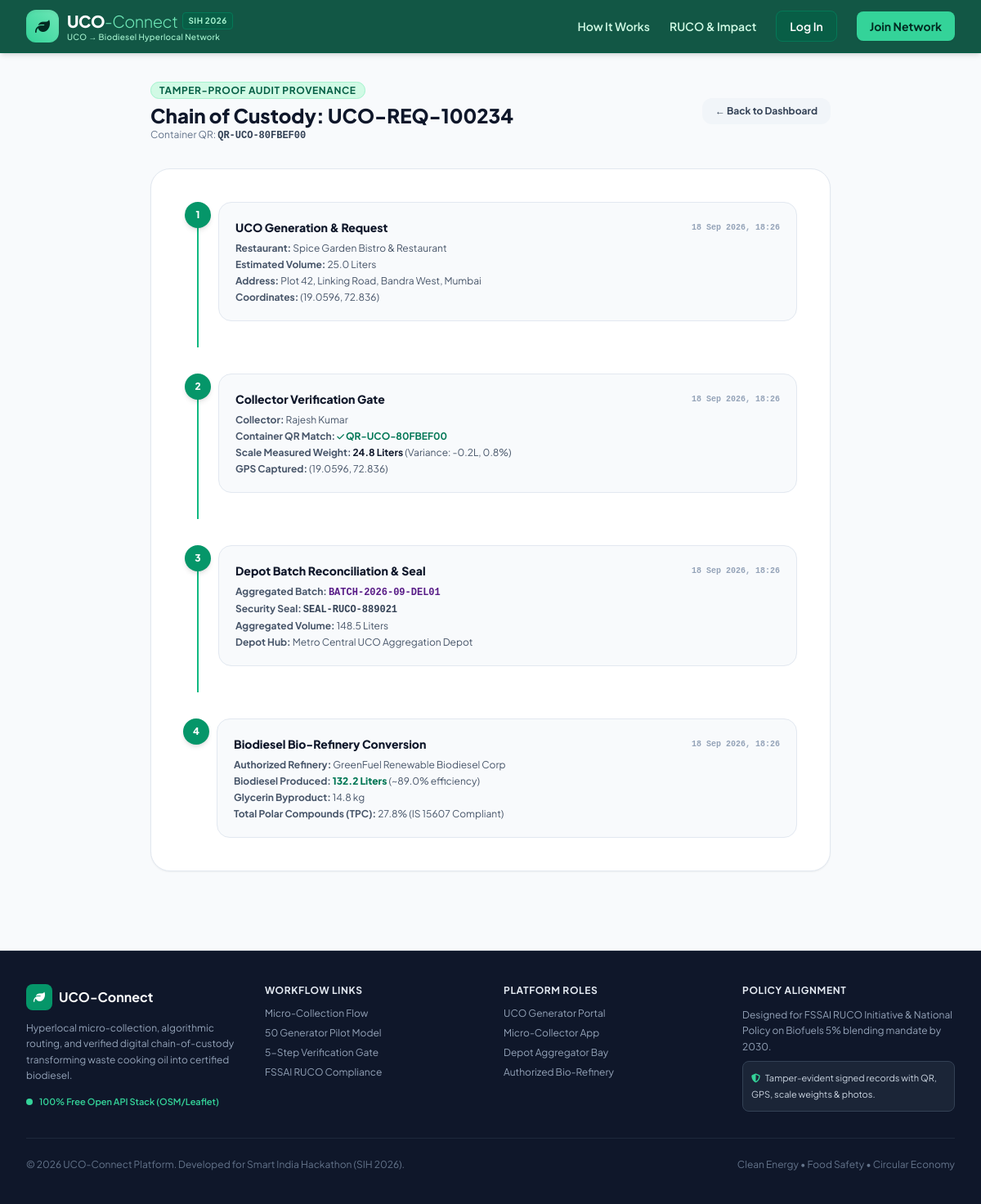
The app's page /chain-of-custody/UCO-REQ-100234/ with its own data.
### myapp/models.py (models this page shows, shortened)
class PickupRequest(models.Model):
    STATUS_CHOICES = [
        ('REQUESTED', 'Requested'),
        ('CLUSTERED', 'Clustered'),
        ('ASSIGNED', 'Assigned to Collector'),
        ('IN_PROGRESS', 'Collector En Route'),
        ('COLLECTED', 'Verified & Collected'),
        ('AT_DEPOT', 'Received at Depot'),
        ('RECONCILED', 'Batch Reconciled'),
        ('SENT_TO_PROCESSOR', 'Dispatched to Processor'),
        ('COMPLETED', 'Converted to Biodiesel'),
        ('CANCELLED', 'Cancelled'),
        ('PENDING', 'Pending (Requested)'),
        ('APPROVED', 'Approved (Assigned)'),
    ]
    tracking_code = models.CharField(max_length=50, unique=True, db_index=True, blank=True)
    container_qr_code = models.CharField(max_length=100, unique=True, db_index=True, blank=True)
    user = models.ForeignKey(User, on_delete=models.CASCADE, related_name='pickup_requests')
    restaurant_name = models.CharField(max_length=150)
    quantity_liters = models.FloatField(help_text="Estimated Quantity in Liters")
    address = models.TextField()
    latitude = models.FloatField(null=True, blank=True, default=19.0760)
    longitude = models.FloatField(null=True, blank=True, default=72.8777)
    pickup_date = models.DateField()
    preferred_time_slot = models.CharField(max_length=50, default='Morning (09:00 - 12:00)')
    contact_phone = models.CharField(max_length=20, blank=True)
    notes = models.TextField(blank=True)
    status = models.CharField(max_length=30, choices=STATUS_CHOICES, default='REQUESTED')
    cluster = models.ForeignKey(PickupCluster, on_delete=models.SET_NULL, null=True, blank=True, related_name='pickups')
    collector = models.ForeignKey(User, on_delete=models.SET_NULL, null=True, blank=True, related_name='assigned_pickups')
    route_sequence = models.PositiveIntegerField(default=0)
    created_at = models.DateTimeField(auto_now_add=True)
    updated_at = models.DateTimeField(auto_now=True)

class PickupVerification(models.Model):
    pickup = models.OneToOneField(PickupRequest, on_delete=models.CASCADE, related_name='verification')
    collector = models.ForeignKey(User, on_delete=models.CASCADE, related_name='verifications')
    scanned_qr = models.CharField(max_length=100)
    qr_verified = models.BooleanField(default=True)
    verified_latitude = models.FloatField(null=True, blank=True)
    verified_longitude = models.FloatField(null=True, blank=True)
    gps_verified = models.BooleanField(default=True)
    estimated_quantity_liters = models.FloatField()
    verified_weight_liters = models.FloatField(help_text="Actual measured quantity in Liters")
    discrepancy_liters = models.FloatField(default=0.0)
    discrepancy_percent = models.FloatField(default=0.0)
    is_anomaly = models.BooleanField(default=False)
    anomaly_reason = models.TextField(blank=True)
    photo_evidence = models.ImageField(upload_to='pickup_photos/', null=True, blank=True)
    notes = models.TextField(blank=True)
    verified_at = models.DateTimeField(auto_now_add=True)

class Batch(models.Model):
    STATUS_CHOICES = [
        ('DRAFT', 'Drafting Batch'),
        ('RECONCILED', 'Reconciled & Sealed at Depot'),
        ('DISPATCHED', 'Dispatched to Processor'),
        ('RECEIVED_BY_PROCESSOR', 'Received by Processor'),
        ('PROCESSED', 'Converted to Biodiesel'),
        ('REJECTED', 'Rejected'),
    ]
    batch_code = models.CharField(max_length=50, unique=True, db_index=True)
    depot = models.ForeignKey(User, on_delete=models.CASCADE, related_name='depot_batches')
    processor = models.ForeignKey(User, on_delete=models.SET_NULL, null=True, blank=True, related_name='processor_batches')
    seal_number = models.CharField(max_length=100, blank=True)
    expected_quantity_liters = models.FloatField(default=0.0)
    received_quantity_liters = models.FloatField(default=0.0)
    reconciliation_variance_liters = models.FloatField(default=0.0)
    status = models.CharField(max_length=30, choices=STATUS_CHOICES, default='DRAFT')
    depot_notes = models.TextField(blank=True)
    processor_notes = models.TextField(blank=True)
    created_at = models.DateTimeField(auto_now_add=True)
    dispatched_at = models.DateTimeField(null=True, blank=True)
    received_at = models.DateTimeField(null=True, blank=True)
    processed_at = models.DateTimeField(null=True, blank=True)

class UserProfile(models.Model):
    ROLE_CHOICES = [
        ('ADMIN', 'Admin / Operations Tower'),
        ('GENERATOR', 'UCO Generator (Restaurant / Food Business)'),
        ('COLLECTOR', 'UCO Collector'),
        ('DEPOT', 'Depot Aggregator'),
        ('PROCESSOR', 'Authorized Biodiesel Processor'),
    ]
    user = models.OneToOneField(User, on_delete=models.CASCADE, related_name='profile')
    role = models.CharField(max_length=20, choices=ROLE_CHOICES, default='GENERATOR')
    business_name = models.CharField(max_length=200, blank=True)
    contact_person = models.CharField(max_length=150, blank=True)
    phone = models.CharField(max_length=20, blank=True)
    address = models.TextField(blank=True)
    latitude = models.FloatField(null=True, blank=True, default=19.0760)
    longitude = models.FloatField(null=True, blank=True, default=72.8777)
    fssai_license = models.CharField(max_length=50, blank=True, help_text="FSSAI License / RUCO ID")
    created_at = models.DateTimeField(auto_now_add=True)

class BiodieselConversion(models.Model):
    batch = models.OneToOneField(Batch, on_delete=models.CASCADE, related_name='conversion')
    processor = models.ForeignKey(User, on_delete=models.CASCADE, related_name='conversions')
    uco_input_liters = models.FloatField()
    biodiesel_output_liters = models.FloatField()
    glycerin_byproduct_kg = models.FloatField(default=0.0)
    efficiency_percentage = models.FloatField(default=89.0, help_text="Conversion efficiency (88-92% prototype standard)")
    tpc_tested_percentage = models.FloatField(default=27.5, help_text="Total Polar Compounds % (>25% complies with RUCO diversion)")
    lab_notes = models.TextField(blank=True)
    conversion_date = models.DateTimeField(auto_now_add=True)

### myapp/views.py (the view)
# urls.py: path('chain-of-custody/<str:tracking_code>/', views.chain_of_custody_view, name='chain_of_custody_view'),
def chain_of_custody_view(request, tracking_code):
    pickup = get_object_or_404(PickupRequest, tracking_code=tracking_code)
    verification = getattr(pickup, 'verification', None)
    batch_item = pickup.batch_items.first()
    batch = batch_item.batch if batch_item else None
    conversion = getattr(batch, 'conversion', None) if batch else None
    context = {
        'pickup': pickup,
        'verification': verification,
        'batch': batch,
        'conversion': conversion,
    }
    return render(request, 'myapp/chain_of_custody.html', context)

### myapp/templates/myapp/chain_of_custody.html (shortened to what this page needs)
{% extends 'myapp/base.html' %}
{% block content %}
<div class="max-w-4xl mx-auto px-4 sm:px-6 lg:px-8 py-8 space-y-8">
    <div class="flex flex-col sm:flex-row sm:items-center justify-between gap-4">
        <div>
            <span class="text-xs font-bold uppercase tracking-wider px-2.5 py-0.5 rounded-full bg-emerald-100 text-emerald-800 border border-emerald-200">
                Tamper-Proof Audit Provenance
            </span>
            <h1 class="text-2xl font-black text-slate-900 mt-1">Chain of Custody: {{ pickup.tracking_code }}</h1>
            <p class="text-xs text-slate-500">Container QR: <code class="font-mono text-slate-700 font-bold">{{ pickup.container_qr_code }}</code></p>
        </div>
        <a href="{% url 'dashboard' %}" class="px-4 py-2 rounded-xl bg-slate-100 hover:bg-slate-200 text-slate-700 text-xs font-bold transition-colors w-fit">
            &larr; Back to Dashboard
        </a>
    </div>
    <div class="bg-white rounded-3xl border border-slate-200 shadow-sm p-6 sm:p-10 space-y-8">
        <div class="flex items-start gap-4 sm:gap-6 relative pb-8 border-l-2 border-emerald-500 pl-6 ml-4">
            <div class="absolute -left-[17px] top-0 w-8 h-8 rounded-full bg-emerald-600 text-white flex items-center justify-center text-xs font-black shadow-md">
                1
            </div>
            <div class="flex-1 bg-slate-50 p-5 rounded-2xl border border-slate-200">
                <div class="flex items-center justify-between">
                    <h3 class="text-sm font-black text-slate-900">UCO Generation &amp; Request</h3>
                    <span class="text-[10px] font-bold text-slate-400 font-mono">{{ pickup.created_at|date:"d M Y, H:i" }}</span>
                </div>
                <div class="mt-2 text-xs space-y-1 text-slate-600">
                    <p><strong>Restaurant:</strong> {{ pickup.restaurant_name }}</p>
                    <p><strong>Estimated Volume:</strong> {{ pickup.quantity_liters }} Liters</p>
                    <p><strong>Address:</strong> {{ pickup.address }}</p>
                    <p><strong>Coordinates:</strong> ({{ pickup.latitude }}, {{ pickup.longitude }})</p>
                </div>
            </div>
        </div>
        <div class="flex items-start gap-4 sm:gap-6 relative pb-8 border-l-2 {% if verification %}border-emerald-500{% else %}border-slate-200{% endif %} pl-6 ml-4">
            <div class="absolute -left-[17px] top-0 w-8 h-8 rounded-full {% if verification %}bg-emerald-600 text-white{% else %}bg-slate-200 text-slate-500{% endif %} flex items-center justify-center text-xs font-black shadow-md">
                2
            </div>
            <div class="flex-1 bg-slate-50 p-5 rounded-2xl border border-slate-200">
                <div class="flex items-center justify-between">
                    <h3 class="text-sm font-black text-slate-900">Collector Verification Gate</h3>
                    {% if verification %}
                        <span class="text-[10px] font-bold text-slate-400 font-mono">{{ verification.verified_at|date:"d M Y, H:i" }}</span>
                    {% else %}
                        <span class="text-[10px] font-bold text-amber-600 uppercase">In Route Scheduling</span>
                    {% endif %}
                </div>
                {% if verification %}
                    <div class="mt-2 text-xs space-y-1 text-slate-600">
                        <p><strong>Collector:</strong> {{ verification.collector.get_full_name|default:verification.collector.username }}</p>
                        <p><strong>Container QR Match:</strong> <span class="text-emerald-700 font-bold"><i class="fa-solid fa-check text-[10px]"></i> {{ verification.scanned_qr }}</span></p>
                        <p><strong>Scale Measured Weight:</strong> <strong class="text-slate-900">{{ verification.verified_weight_liters }} Liters</strong> (Variance: {{ verification.discrepancy_liters }}L, {{ verification.discrepancy_percent }}%)</p>
                        <p><strong>GPS Captured:</strong> ({{ verification.verified_latitude }}, {{ verification.verified_longitude }})</p>
                    </div>
                {% else %}
                    <p class="text-xs text-slate-500 mt-2">Awaiting collector physical scan, GPS capture, scale measurement, and photo evidence.</p>
                {% endif %}
            </div>
        </div>
        <div class="flex items-start gap-4 sm:gap-6 relative pb-8 border-l-2 {% if batch %}border-emerald-500{% else %}border-slate-200{% endif %} pl-6 ml-4">
            <div class="absolute -left-[17px] top-0 w-8 h-8 rounded-full {% if batch %}bg-emerald-600 text-white{% else %}bg-slate-200 text-slate-500{% endif %} flex items-center justify-center text-xs font-black shadow-md">
                3
            </div>
            <div class="flex-1 bg-slate-50 p-5 rounded-2xl border border-slate-200">
                <div class="flex items-center justify-between">
                    <h3 class="text-sm font-black text-slate-900">Depot Batch Reconciliation &amp; Seal</h3>
                    {% if batch %}
                        <span class="text-[10px] font-bold text-slate-400 font-mono">{{ batch.created_at|date:"d M Y, H:i" }}</span>
                    {% else %}
                        <span class="text-[10px] font-bold text-slate-400 uppercase">Pending Depot Intake</span>
                    {% endif %}
                </div>
                {% if batch %}
                    <div class="mt-2 text-xs space-y-1 text-slate-600">
                        <p><strong>Aggregated Batch:</strong> <code class="font-mono text-purple-900 font-bold">{{ batch.batch_code }}</code></p>
                        <p><strong>Security Seal:</strong> <code class="font-mono text-slate-700 font-bold">{{ batch.seal_number }}</code></p>
                        <p><strong>Aggregated Volume:</strong> {{ batch.expected_quantity_liters }} Liters</p>
                        <p><strong>Depot Hub:</strong> {{ batch.depot.profile.business_name|default:batch.depot.username }}</p>
                    </div>
                {% else %}
                    <p class="text-xs text-slate-500 mt-2">Will be grouped into a sealed batch upon delivery at the aggregation depot.</p>
                {% endif %}
            </div>
        </div>
        <div class="flex items-start gap-4 sm:gap-6 relative pl-6 ml-4">
            <div class="absolute -left-[17px] top-0 w-8 h-8 rounded-full {% if conversion %}bg-emerald-600 text-white{% else %}bg-slate-200 text-slate-500{% endif %} flex items-center justify-center text-xs font-black shadow-md">
                4
            </div>
            <div class="flex-1 bg-slate-50 p-5 rounded-2xl border border-slate-200">
                <div class="flex items-center justify-between">
                    <h3 class="text-sm font-black text-slate-900">Biodiesel Bio-Refinery Conversion</h3>
                    {% if conversion %}
                        <span class="text-[10px] font-bold text-slate-400 font-mono">{{ conversion.conversion_date|date:"d M Y, H:i" }}</span>
                    {% else %}
                        <span class="text-[10px] font-bold text-slate-400 uppercase">Awaiting Refinery Intake</span>
                    {% endif %}
                </div>
                {% if conversion %}
                    <div class="mt-2 text-xs space-y-1 text-slate-600">
                        <p><strong>Authorized Refinery:</strong> {{ conversion.processor.profile.business_name|default:conversion.processor.username }}</p>
                        <p><strong>Biodiesel Produced:</strong> <strong class="text-emerald-700 font-black">{{ conversion.biodiesel_output_liters }} Liters</strong> (~{{ conversion.efficiency_percentage }}% efficiency)</p>
                        <p><strong>Glycerin Byproduct:</strong> {{ conversion.glycerin_byproduct_kg }} kg</p>
                        <p><strong>Total Polar Compounds (TPC):</strong> {{ conversion.tpc_tested_percentage }}% (IS 15607 Compliant)</p>
                    </div>
                {% else %}
                    <p class="text-xs text-slate-500 mt-2">Transesterification into certified renewable biodiesel will occur upon batch receipt.</p>
                {% endif %}
            </div>
        </div>
    </div>
</div>
{% endblock %}

### records on screen
PickupRequest: tracking_code "UCO-REQ-100234", container_qr_code "QR-UCO-80FBEF00", created_at "18 Sep 2026, 18:26", restaurant_name "Spice Garden Bistro & Restaurant", quantity_liters "25.0", address "Plot 42, Linking Road, Bandra West, Mumbai", latitude "19.0596", longitude "72.836"
PickupVerification: verified_at "18 Sep 2026, 18:26", collector.get_full_name "Rajesh Kumar", scanned_qr "QR-UCO-80FBEF00", verified_weight_liters "24.8", discrepancy_liters "-0.2", discrepancy_percent "0.8", verified_latitude "19.0596", verified_longitude "72.836"
Batch: created_at "18 Sep 2026, 18:26", batch_code "BATCH-2026-09-DEL01", seal_number "SEAL-RUCO-889021", expected_quantity_liters "148.5", depot.profile.business_name "Metro Central UCO Aggregation Depot"
BiodieselConversion: conversion_date "18 Sep 2026, 18:26", processor.profile.business_name "GreenFuel Renewable Biodiesel Corp", biodiesel_output_liters "132.2", efficiency_percentage "89.0", glycerin_byproduct_kg "14.8", tpc_tested_percentage "27.8"
